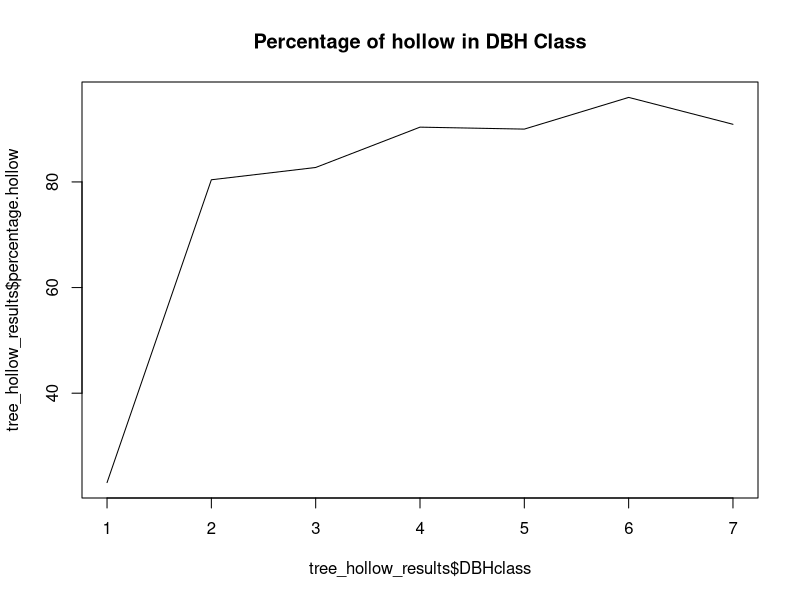

The R source for this figure: (Note: this script raises an error after producing the figure.)
#################################################################################
#
#  Skript zum Paper 
#  Sebek P, Altman J, Platek M, Cizek L (2013) Is active management the key to the conservation of saproxylic biodiversity? Pollarding promotes the formation of tree hollows. 
#  PLoS ONE 8(3): e60456. http://dx.doi.org/10.1371/journal.pone.0060456
# 
#################################################################################

# Wie hängt das Alter der Bäume und Management mit der Höhlenbildung zusammen?
# Hypothese: Je älter der Bau desto höherer Prozentsatz mit Höhlen

# Daten einlesen und vorprozessieren: DHB und hollow
  tree_hollow_incidents <- read.table("Sebek_et_al_Pollarding - Hollow Incidence.csv", header = TRUE, sep = ";", dec = ".", na.strings = "NA")
  
  # Umbenennen von DHB..cm. weil Typo
  colnames(tree_hollow_incidents)[3] <- "DBHcm"
  
  # DBHclass 0 ausschliessen, Error
  tree_hollow_incidents <- subset(tree_hollow_incidents, DBHclass != 0)
  
  # Übersicht zu den Daten
  summary(tree_hollow_incidents)
  
  # Spalte tree.count Anhängen, um später die Anzahl pro Gruppe auszurechen
  # TODO: elegantere Methode finden
  tree_hollow_incidents$tree.count <- 1

  # Klassifizierung nach Umfang in 30cm Schritten
  diameter <- c(0:29,30:59,60:89,90:900)
  tree_hollow_incidents$diameter <- cut(tree_hollow_incidents$DBHcm, diameter)

# Subsets zur Kontrolle
hi_managed <- tree_hollow_incidents[tree_hollow_incidents$management == "pollard",]
hi_unmanaged <- tree_hollow_incidents[tree_hollow_incidents$management == "unman",]

## Funktion: treehollows

treehollows <- function(data = tree_hollow_incidents, management){
  data <- data[data$management ==  management,]
  tree_hollow_sums <- aggregate(data$hollow, by=list(DBHclass = data$DBHclass), FUN=sum)
  colnames(tree_hollow_sums)[2] <- "hollow"
  
  # Anzahl Bäume in jeder Klasse
  tree_hollow_count.totals <- aggregate(data$tree.count, by=list(DBHclass = data$DBHclass), FUN=sum)
  tree_hollow_sums$count <- tree_hollow_count.totals[,2]
  tree_hollow_sums$percentage.hollow <- (tree_hollow_sums$hollow * 100) / tree_hollow_sums$count
  tree_hollow_sums$percentage.nothollow <- 100 - tree_hollow_sums$percentage.hollow
  tree_hollow_results <<- tree_hollow_sums
  return( tree_hollow_sums )
}

# Funktion aufrufen: pollard
treehollows(tree_hollow_incidents, "pollard")

# plot
plot(tree_hollow_results$DBHclass, tree_hollow_results$percentage.hollow, type="l", main="Percentage of hollow in DBH Class")

# Funktion aufrufen
treehollows(tree_hollow_incidents, "unman")

# plot
counts <- table(tree_hollow_results$DBHclass, tree_hollow_results$percentage)
lines(tree_hollow_results$DBHclass, tree_hollow_results$percentage.nothollow, type="l")

# barplot transposed
# View( t(tree_hollow_results) )
tree_hollow_barplot <- as.matrix(t(tree_hollow_results))
tree_hollow_barplot <- tree_hollow_barplot[-c(1:3),]
barplot(tree_hollow_barplot, main="Hohl pro DBH Klasse", ylab="Prozentsatz", xlab="DBH Klasse", axes=TRUE, legend=c("hohl","nicht hohl") ) 
